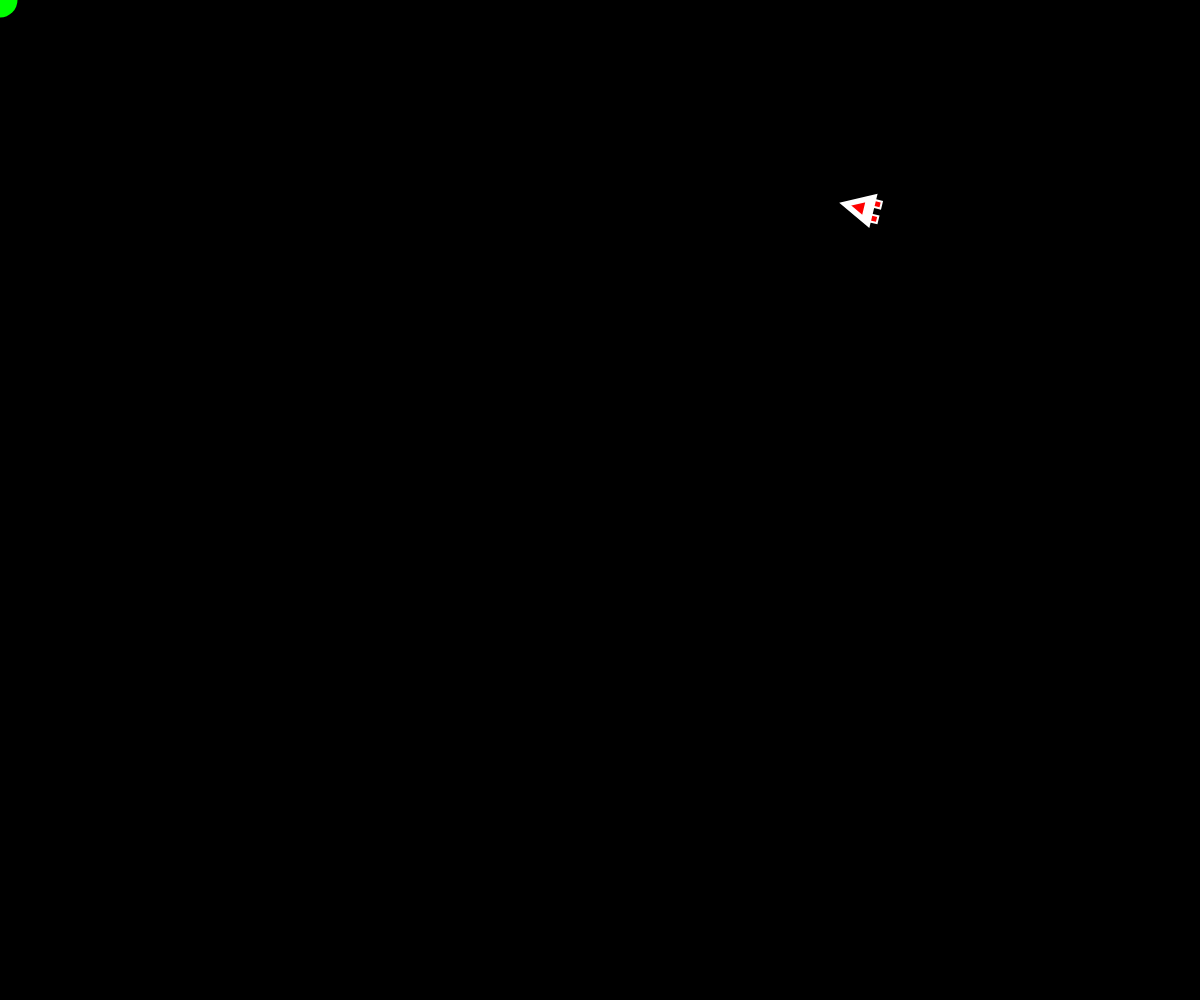
Frame 1 (no input)
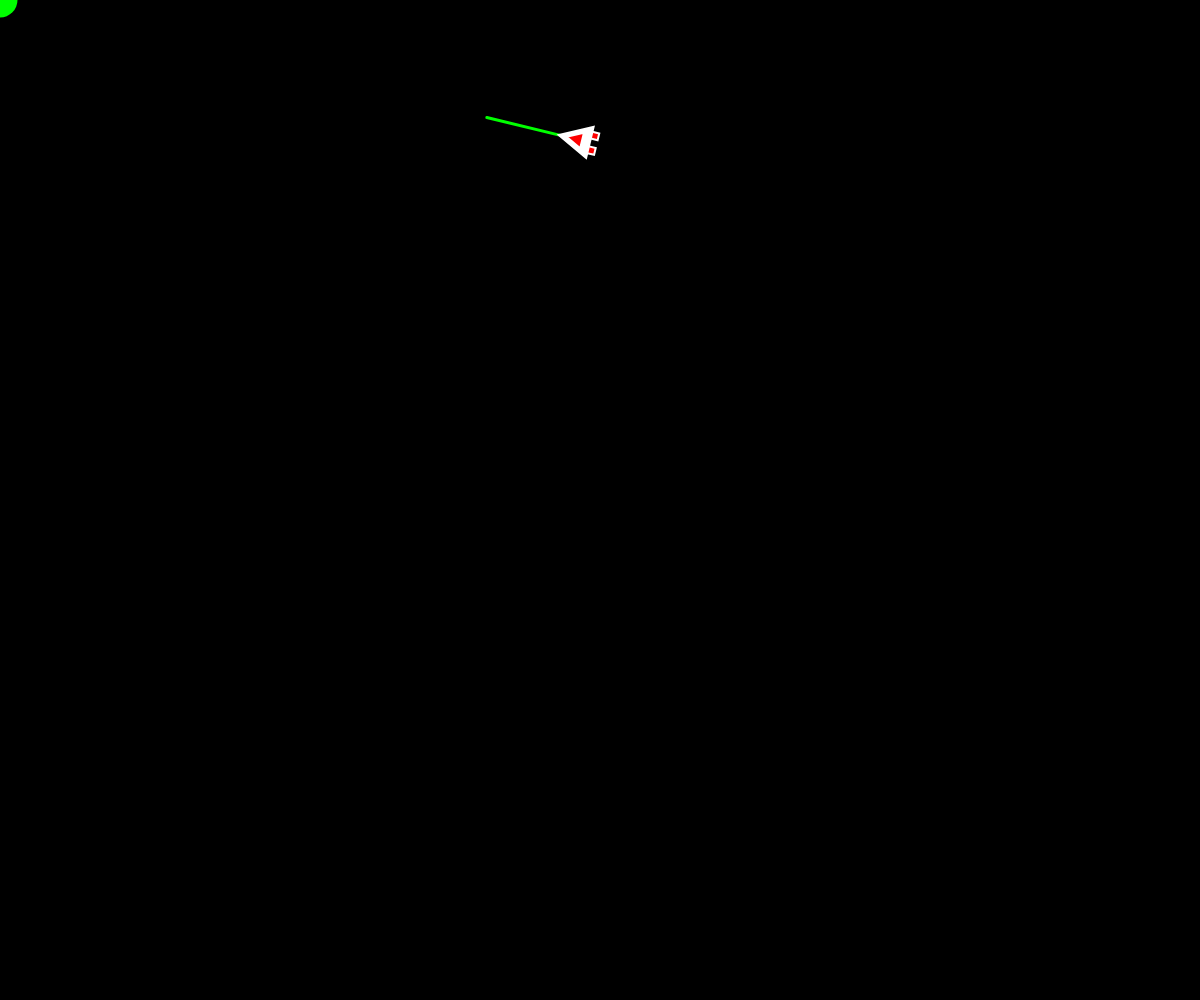
Frame 60 (no input)
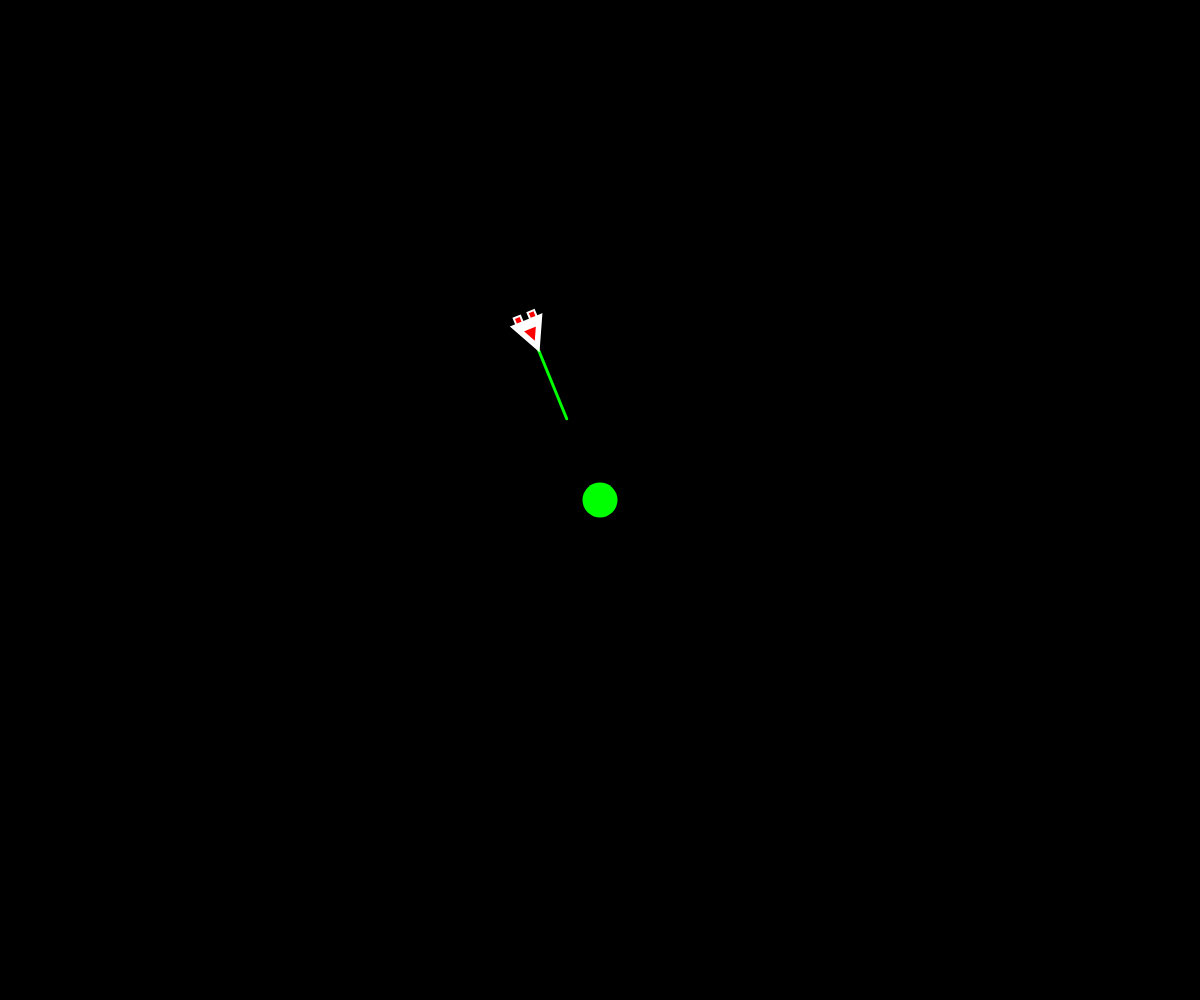
Frame 120 (the mouse pressed at the canvas centre since frame 60)

The p5.js sketch that drew these frames (run headless with seeded random() and noise() and a simulated clock; from frame 60 on, the mouse is pressed at the canvas centre):

// p5.js sketch
// ── sketch.js
let vehicles = [];
let target;

function setup() {
  createCanvas(windowWidth, windowHeight);
  for (let i = 0; i < 1; i++) {
    vehicles.push(new Vehicle(random(width), random(height)));
  }
  vehicles.
  vehicule = new Vehicle(100, 100);
}

function draw() {
  background(0);
  
  push();
  fill(0, 255, 0);
  noStroke();
  target = createVector(mouseX, mouseY);
  circle(target.x, target.y, 35);
  pop();

  vehicles.forEach(vehicule => {
    vehicule.seek(target);
    vehicule.update();
    vehicule.show();
  });

}
// ── target.js
class Target {
    constructor(x, y) {
        this.position = createVector(x, y);
        this.radius = 30;
    }

    show() {
        push();
        fill(0, 255, 0);
        stroke(3);
        strokeWeight(1);
        circle(this.position.x, this.position.y, this.radius);
        pop();
    }

    reappear() {
        this.position.x = random(width);
        this.position.y = random(height);
    }
}
// ── vehicle.js
class Vehicle {
  constructor(x, y) {
    // position du véhicule
    this.position = createVector(x, y);
    // vitesse du véhicule
    this.velocity = createVector(0, 0);
    // accélération du véhicule
    this.acceleration = createVector(0, 0);
    // vitesse maximale du véhicule
    this.maxSpeed = 6;
    // force maximale appliquée au véhicule
    this.maxForce = 0.25;
    // rayon du véhicule
    this.radius = 16;
  }

  update() {
    this.velocity.add(this.acceleration);
    this.velocity.limit(this.maxSpeed);
    this.position.add(this.velocity);
    this.acceleration.mult(0);
  }

  show() {
    push();
    fill(255);
    stroke(255);
    strokeWeight(2);
    translate(this.position.x, this.position.y);
    rotate(this.velocity.heading());
    triangle(-this.radius, -this.radius, -this.radius, this.radius, this.radius, 0);
    fill(255, 0, 0);
    stroke(255, 255, 255);
    triangle(-this.radius / 2, -this.radius / 2, -this.radius / 2, this.radius / 2, this.radius / 2, 0);
    fill(255, 0, 0);
    square(-this.radius - 7, -this.radius / 2 - 3, 7);
    square(-this.radius - 7, this.radius / 2 - 4, 7);
    pop();
  }

  seek(target) {
    let desiredVelocity = p5.Vector.sub(target, this.position);
    desiredVelocity.limit(this.maxSpeed);
    let steeringForce = p5.Vector.sub(desiredVelocity, this.velocity);
    steeringForce.limit(this.maxForce);
    this.applyForce(steeringForce);
    this.drawVelocityVector();
  }

  applyForce(force) {
    this.acceleration.add(force);
  }

  drawVelocityVector() {
    push();
    stroke(0, 255, 0);
    strokeWeight(3);
    fill(0, 255, 0);
    translate(this.position.x, this.position.y);
    //rotate(createVector(this.radius, 0).heading());
    rotate(this.velocity.heading());
    line(this.radius , 0, this.radius * this.velocity.mag(), 0 * this.velocity.mag());
    pop();
  }

  drawDisaredVelocityVector() {
    
  }

  drawSteeringForce() {
    
  }


}
